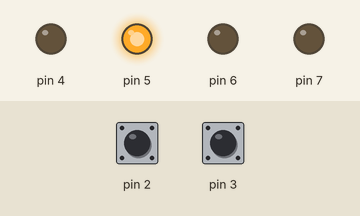
Simulated run of this sketch. Board: Arduino Uno, built with avr-gcc and run on an emulated ATmega328P. Parts: output pins drawn as LEDs (lit = HIGH). The test bench sets the inputs (shaded band); at power-on: pin 2 HIGH, pin 3 HIGH.

Above: at 0.1 s.
Timing chart, 0 to 1.6 s (numbered marks = the images above):
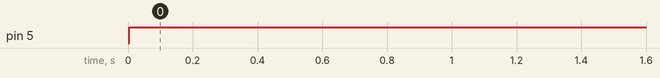

Measured:
- by itself, pin 5: LOW → HIGH at 0.00 s

The sketch:

KnightRiderGOOD.ino
```cpp
int thispin = 4;
unsigned long prevbuttonMillis, previousMillis = 0, middleMillis, nextMillis = 0;
unsigned long intervalPrev = 100, intervalBoth = 0, intervalNext = 250;
int ledState = LOW;
int counter = 0;
int counterdown = 0;
int counterup = 0;
int buttonState;
boolean buttonPressed = false;
long val;

void setup() {
  // put your setup code here, to run once:
  for (int thispin = 4; thispin < 8; thispin++)
  {
    pinMode (thispin, OUTPUT);

}
  pinMode (3, INPUT);
  pinMode (2, INPUT);
  digitalWrite (2, HIGH);
  val = 0;
  middleMillis = 0;
  prevbuttonMillis = 0;
}

void loop() {
  unsigned long currentMillis = millis(), buttonMillis = millis();

  buttonState = digitalRead (2);
  if (digitalRead(3) == LOW)
  {
    val = analogRead(A0);
    val = map(val, 0, 1023, 0, 255);
  }

 else if (digitalRead(3) == HIGH)
  {
    if (buttonState != buttonPressed && buttonState == LOW){
      val = (buttonMillis - prevbuttonMillis)/10;}
    else if(buttonState == buttonPressed){
      if(buttonState == LOW){
        prevbuttonMillis = buttonMillis;
        buttonPressed = true;}
     if (buttonState == HIGH){
       buttonPressed = false;}
    }
  }
  // put your main code here, to run repeatedly:
if (currentMillis - middleMillis > val)
{
  middleMillis = currentMillis;
  digitalWrite (thispin, HIGH);
  counter++;
  if ((counter == 4)&&(counterdown != 1))
  digitalWrite((thispin+1), HIGH);
  if ((counter == 5)&&(counterdown != 1))
  {
    counter = 0;
    digitalWrite(thispin, LOW);
    thispin++;
  }

  if ((counter == 4)&&(counterdown == 1))
    digitalWrite((thispin-1), HIGH);
  if ((counter == 5)&&(counterdown == 1))
  {
    counter = 0;
    digitalWrite(thispin, LOW);
    thispin--;
  }
  if (thispin == 7)
  counterdown = 1;
  if (thispin == 4)
  counterdown = 0;


}


  }
```
